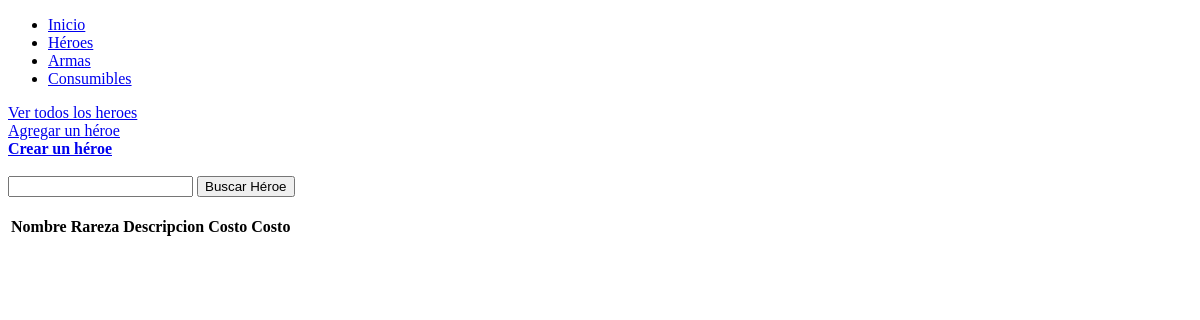
Before: /preentrega3/heroes with the older database file.
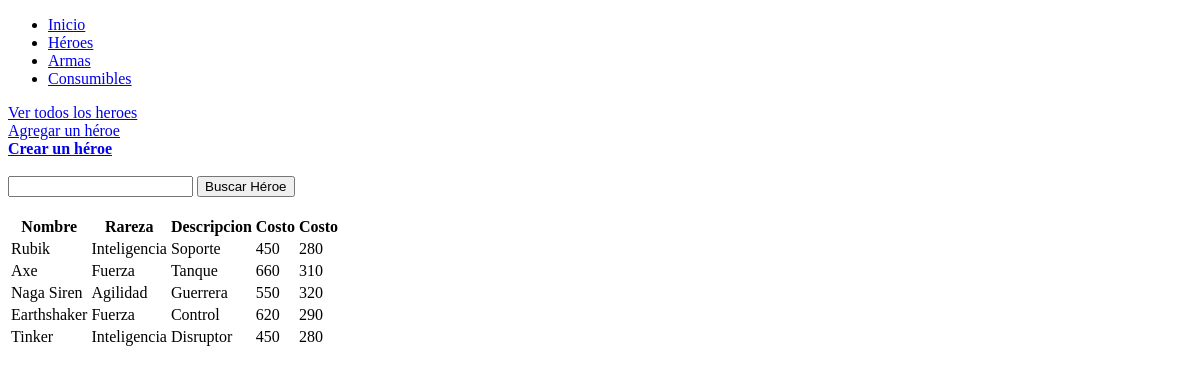
After: the same page with the newer database file.
### preentrega3/models.py (models this page shows, shortened)
class Heroe(models.Model):
    nombre = models.CharField(max_length=32)
    tipo = models.CharField(max_length=16)
    aporte = models.CharField(max_length=16)
    vida = models.IntegerField(default=500)
    velocidad = models.IntegerField(default=300)

### preentrega3/views.py (the view)
# urls.py: path('heroes', lista_heroes, name="heroes"),
def lista_heroes(request):
    context = {
        'heroes' : Heroe.objects.all()
    }
    http_response = render(
        request = request,
        template_name= 'preentrega3/lista-heroes.html',
        context= context
    )
    return http_response

### preentrega3/templates/preentrega3/lista-heroes.html (shortened to what this page needs)
{% extends "layout.html" %}
{% block main %}
    <a href="{% url 'heroes' %}">Ver todos los heroes</a><br>
    <a href="{% url 'formulario-heroe' %}">Agregar un héroe</a><br>
    <a href="{% url 'crear-heroe' %}"><b>Crear un héroe</b></a>
    <br><br>
    <form action="{% url 'buscar-heroe' %}" method="post">
        <input type="text" name="busqueda">
        <input type="submit" value="Buscar Héroe">
    </form>
    <br>
    <table style="border: 1px;">
        <thead>
            <tr>
                <th>Nombre</th>
                <th>Rareza</th>
                <th>Descripcion</th>
                <th>Costo</th>
                <th>Costo</th>
            </tr>
        </thead>
        {% for heroe in heroes %}
        <tr>
            <td>{{heroe.nombre}}</td>
            <td>{{heroe.tipo}}</td>
            <td>{{heroe.aporte}}</td>
            <td>{{heroe.vida}}</td>
            <td>{{heroe.velocidad}}</td>
        </tr>
        {% endfor %}
    </table>
{% endblock main %}

### templates_base/layout.html (shortened to what this page needs)
{% load static %}
<!DOCTYPE html>
<html lang="en">
<head>
</head>
<body>
    <header>
        <nav>
            <ul class="dropdown-menu">
                <li class="nav-item dropdown">
                    <a href={% url 'index' %}>Inicio</a>
                </li>
                <li a class="dropdown-item" href="#">
                    <a href={% url 'heroes' %}>Héroes</a>
                </li>
                <li a class="dropdown-item" href="#">
                    <a href={% url 'armas' %}>Armas</a>
                </li>
                <li a class="dropdown-item" href="#">
                    <a href={% url 'consumibles' %}>Consumibles</a>
                </li>
            </ul>
        </nav>
    </header>
    <main>
        {% block main %}{% endblock main %}
    </main>
</body>
</html>

Changed rows visible on the page:
added Heroe: nombre "Rubik", tipo "Inteligencia", aporte "Soporte", vida "450", velocidad "280"
added Heroe: nombre "Axe", tipo "Fuerza", aporte "Tanque", vida "660", velocidad "310"
added Heroe: nombre "Naga Siren", tipo "Agilidad", aporte "Guerrera", vida "550", velocidad "320"
added Heroe: nombre "Earthshaker", tipo "Fuerza", aporte "Control", vida "620", velocidad "290"
added Heroe: nombre "Tinker", tipo "Inteligencia", aporte "Disruptor", vida "450", velocidad "280"
